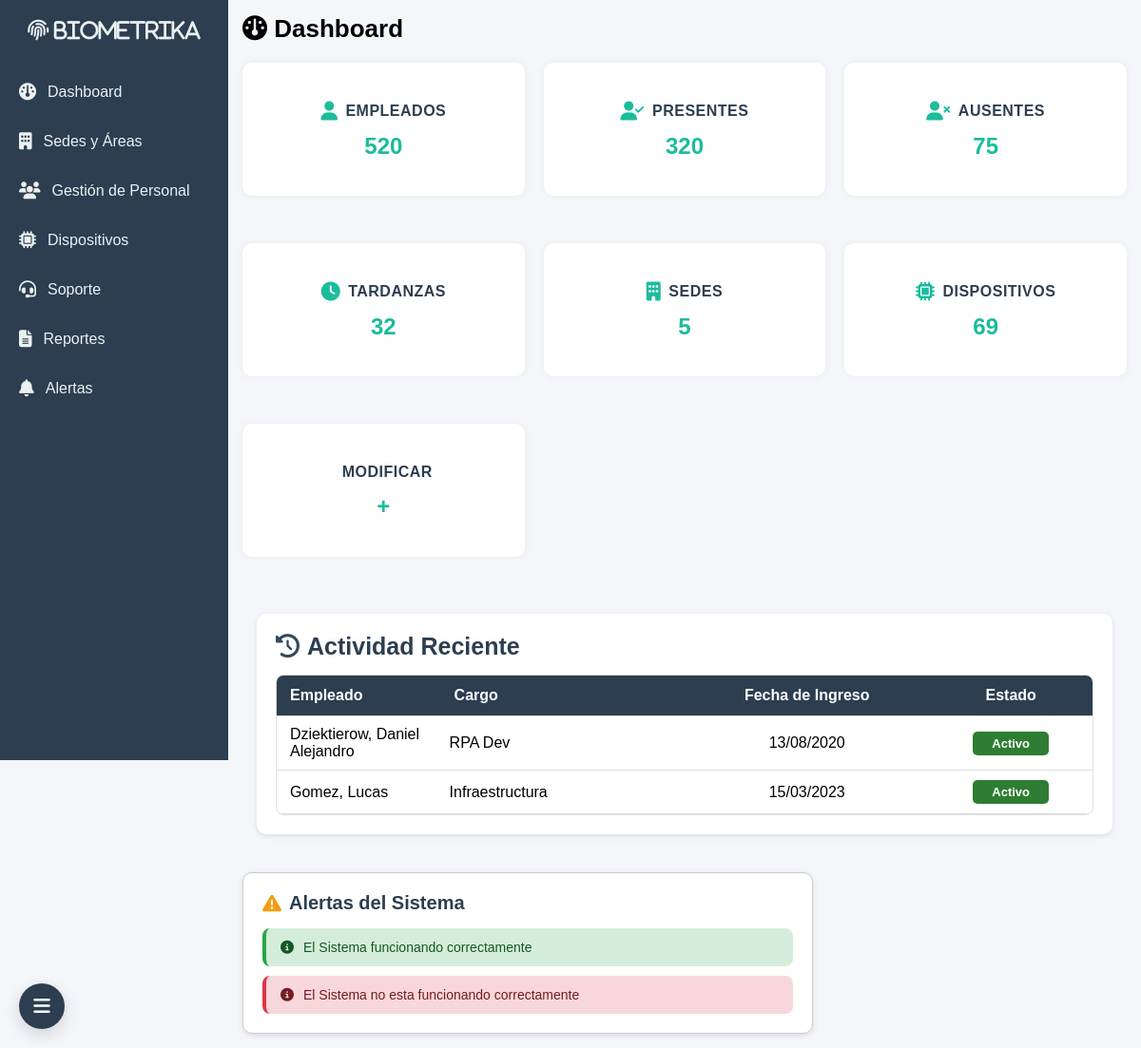
/account/ (signed in), run on an earlier commit of the app's database.
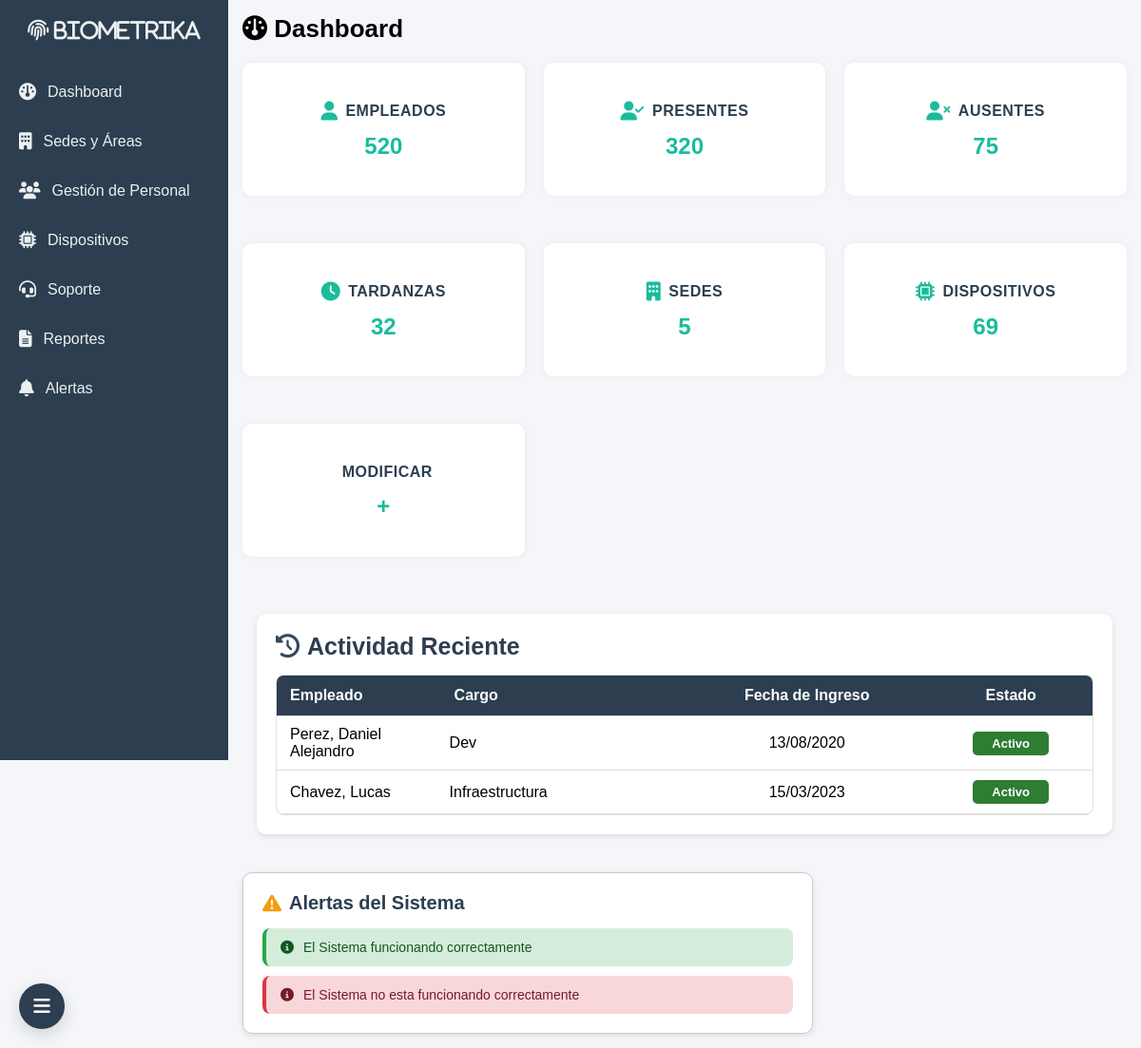
And on a later commit of the database.
### usuario/models.py (models this page shows, shortened)
class Personal(models.Model):
    nombre = models.CharField(max_length=100)
    apellido = models.CharField(max_length=100)
    dni = models.CharField(max_length=15, unique=True)
    telefono = models.CharField(max_length=20, blank=True, null=True)
    email = models.EmailField(blank=True, null=True)
    cargo = models.CharField(max_length=100)
    fecha_ingreso = models.DateField()
    activo = models.BooleanField(default=True)

### usuario/views.py (the view)
# urls.py: path('', views.dashboard, name='dashboard'),
@login_required
def dashboard(request):
    ultimos_empleados = Personal.objects.order_by('fecha_ingreso')[:10]  # Últimos 10 agregados
    return render(request, 'account/dashboard.html', {
        'section': 'dashboard',
        'ultimos_empleados': ultimos_empleados,
    })

### usuario/templates/account/dashboard.html (shortened to what the changed rows need)
{% extends "base.html" %}
{% load static %}
{% block content %}
        <nav class="barra_opciones">
            <h2>
                <div class="fingerprint-scanner" id="fingerprintScanner">
                    <i class="fas fa-fingerprint fa-1x text-primary">   Biometrika</i>
                </div>
            </h2>
        </nav>
    <main class="contenido">
        <header>
            <h1><i class="fa-solid fa-gauge"></i> <b>Dashboard</b></h1>
        </header>
<section class="actividad">
    <div>
        <h2><i class="fa-solid fa-clock-rotate-left"></i> Actividad Reciente</h2>
        <div class="desplazamiento">
            <table>
                <thead>
                    <tr>
                        <th>Empleado</th>
                        <th>Cargo</th>
                        <th>Fecha de Ingreso</th>
                        <th>Estado</th>
                    </tr>
                </thead>
                <tbody>
                    {% for empleado in ultimos_empleados %}
                    <tr>
                        <td>{{ empleado.apellido }}, {{ empleado.nombre }}</td>
                        <td>{{ empleado.cargo|default:"—" }}</td>
                        <td>{{ empleado.fecha_ingreso|date:"d/m/Y" }}</td>
                        <td>
                            {% if empleado.activo %}
                                <span class="estado aprobado">Activo</span>
                            {% else %}
                                <span class="estado denegado">Inactivo</span>
                            {% endif %}
                        </td>
                    </tr>
                    {% empty %}
                    <tr>
                        <td colspan="4">No hay empleados registrados.</td>
                    </tr>
                    {% endfor %}
                </tbody>
            </table>
        </div>
    </div>
</section>
    </main>
{% endblock %}

What changed in the data, as far as the page shows it:
changed Personal "Daniel Alejandro": apellido "Dziektierow" → "Perez"; cargo "RPA Dev" → "Dev"
changed Personal "Lucas": apellido "Gomez" → "Chavez"
